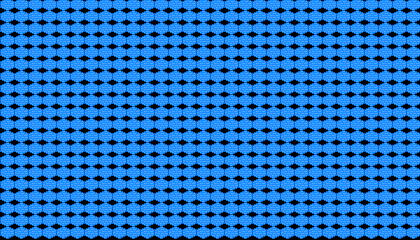

Tiled map render using the project's own tile images. Description and the whole map definition, tile-layer contents included, below:
An orthogonal 30x20 tile map with 14x12 px tiles, 1 tile layer (Tile Layer 1).

<map version="1.4" tiledversion="1.4.3" orientation="orthogonal" renderorder="right-down" width="30" height="20" tilewidth="14" tileheight="12" infinite="0" nextlayerid="2" nextobjectid="1">
 <tileset firstgid="1" source="hexmini.tsx" />
 <layer id="1" name="Tile Layer 1" width="30" height="20">
  <data encoding="csv">
14,14,14,14,14,14,14,14,14,14,14,14,14,14,14,14,14,14,14,14,14,14,14,14,14,14,14,14,14,14,
14,14,14,14,14,14,14,14,14,14,14,14,14,14,14,14,14,14,14,14,14,14,14,14,14,14,14,14,14,14,
14,14,14,14,14,14,14,14,14,14,14,14,14,14,14,14,14,14,14,14,14,14,14,14,14,14,14,14,14,14,
14,14,14,14,14,14,14,14,14,14,14,14,14,14,14,14,14,14,14,14,14,14,14,14,14,14,14,14,14,14,
14,14,14,14,14,14,14,14,14,14,14,14,14,14,14,14,14,14,14,14,14,14,14,14,14,14,14,14,14,14,
14,14,14,14,14,14,14,14,14,14,14,14,14,14,14,14,14,14,14,14,14,14,14,14,14,14,14,14,14,14,
14,14,14,14,14,14,14,14,14,14,14,14,14,14,14,14,14,14,14,14,14,14,14,14,14,14,14,14,14,14,
14,14,14,14,14,14,14,14,14,14,14,14,14,14,14,14,14,14,14,14,14,14,14,14,14,14,14,14,14,14,
14,14,14,14,14,14,14,14,14,14,14,14,14,14,14,14,14,14,14,14,14,14,14,14,14,14,14,14,14,14,
14,14,14,14,14,14,14,14,14,14,14,14,14,14,14,14,14,14,14,14,14,14,14,14,14,14,14,14,14,14,
14,14,14,14,14,14,14,14,14,14,14,14,14,14,14,14,14,14,14,14,14,14,14,14,14,14,14,14,14,14,
14,14,14,14,14,14,14,14,14,14,14,14,14,14,14,14,14,14,14,14,14,14,14,14,14,14,14,14,14,14,
14,14,14,14,14,14,14,14,14,14,14,14,14,14,14,14,14,14,14,14,14,14,14,14,14,14,14,14,14,14,
14,14,14,14,14,14,14,14,14,14,14,14,14,14,14,14,14,14,14,14,14,14,14,14,14,14,14,14,14,14,
14,14,14,14,14,14,14,14,14,14,14,14,14,14,14,14,14,14,14,14,14,14,14,14,14,14,14,14,14,14,
14,14,14,14,14,14,14,14,14,14,14,14,14,14,14,14,14,14,14,14,14,14,14,14,14,14,14,14,14,14,
14,14,14,14,14,14,14,14,14,14,14,14,14,14,14,14,14,14,14,14,14,14,14,14,14,14,14,14,14,14,
14,14,14,14,14,14,14,14,14,14,14,14,14,14,14,14,14,14,14,14,14,14,14,14,14,14,14,14,14,14,
14,14,14,14,14,14,14,14,14,14,14,14,14,14,14,14,14,14,14,14,14,14,14,14,14,14,14,14,14,14,
14,14,14,14,14,14,14,14,14,14,14,14,14,14,14,14,14,14,14,14,14,14,14,14,14,14,14,14,14,14
</data>
 </layer>
</map>
